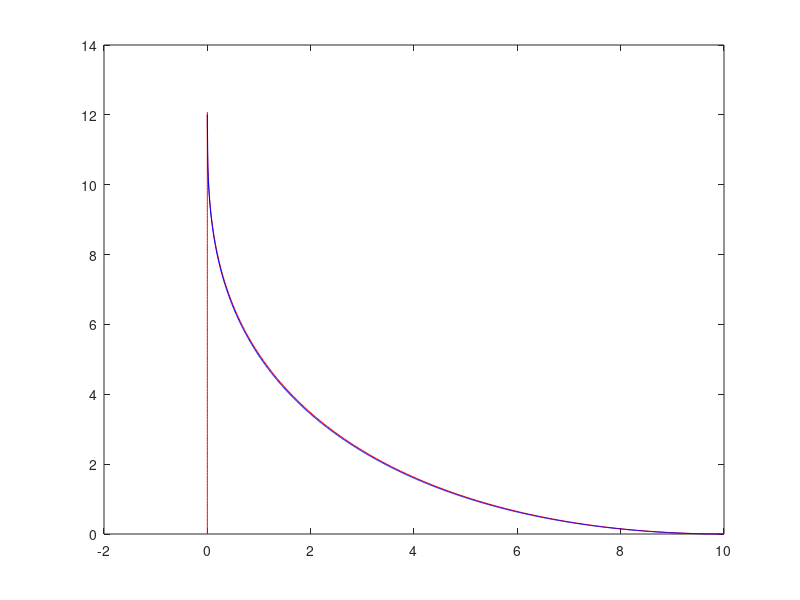

This figure's MATLAB source: (Note: this script raises an error after producing the figure.)
%追及问题
dt=.01;
n=151;
d=10;
u=8;
v=12;
t=d*v/(v*v-u*u);%理论时间
x1=zeros(n,1);y1=zeros(n,1);
x2=zeros(n,1);y2=zeros(n,1);
x1(1)=0;y1(1)=0;
x2(1)=d;y2(1)=0;
for j=1:n-1
    x1(j+1)=0;
    y1(j+1)=(j+1)*dt*u;
      d1=sqrt((x1(j)-x2(j))^2+(y1(j)-y2(j))^2);
     cosx=(x1(j)-x2(j))/d1;
        sinx=(y1(j)-y2(j))/d1;
        x2(j+1)=x2(j)+v*dt*cosx;
        y2(j+1)=y2(j)+v*dt*sinx;
end

x=d:-0.01:0;
k=u/v;
y=d/2*((x/d).^(1+k)/(1+k)-(x/d).^(1-k)/(1-k))+d*k/(1-k^2);
plot(x1,y1,'r',x2,y2,'-r',x,y,'b')


f=[-2;-3;5];
a=[-2,5,-1;1,3,1]; 
b=[-10;12];
aeq=[1,1,1];
beq=7;
[x,y]=linprog(f,a,b,aeq,beq,zeros(3,1));
 x,y = -y;

 
 [X,Y,Z] = sphere;
 surf(X,Y,Z)

hold on;
hold on
r = 1;
X2 = X * r;
Y2 = Y * r;
Z2 = Z * r;

surf(X2,Y2,Z2+1)